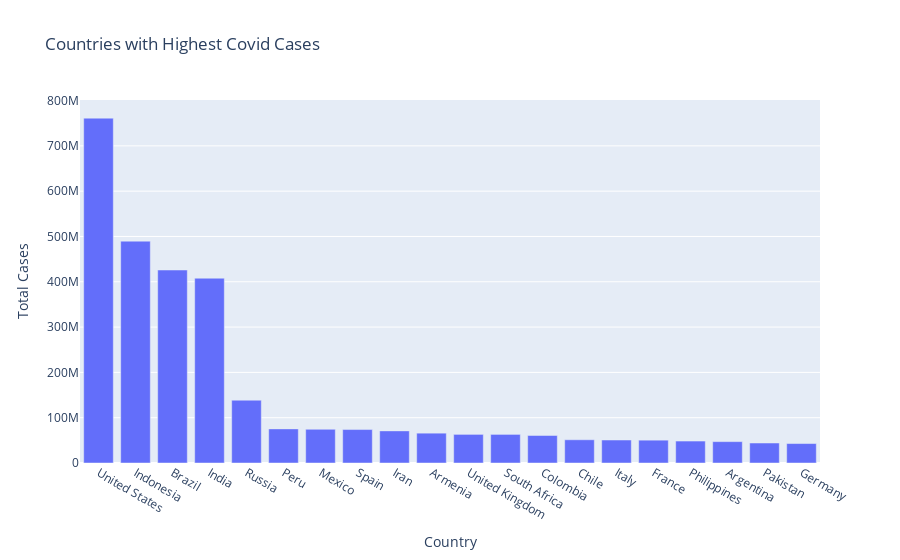

Notebook source saved alongside this figure:
### Markdown cell above
# Data Visualization

## Analyzing the Spread of Covid-19

Let's start by analyzing the spread of covid-19 in all the countries with the highest number of covid-19 cases.
First let's have a look at the countries with the highest number of covid-19 cases.

### Code cell
figure = px.bar(info, y = 'Total Cases', x = 'Country', title = 'Countries with Highest Covid Cases' )
figure.show()

### Figure 1 — Plotly figure (JSON) as saved in the notebook; plotly's stock layout.template omitted (floating-point values rounded to 4 significant figures)
{"data": [{"alignmentgroup": "True", "hovertemplate": "Country=%{x}<br>Total Cases=%{y}<extra></extra>", "legendgroup": "", "marker": {"color": "#636efa", "pattern": {"shape": ""}}, "name": "", "offsetgroup": "", "orientation": "v", "showlegend": false, "textposition": "auto", "type": "bar", "x": ["United States", "Indonesia", "Brazil", "India", "Russia", "Peru", "Mexico", "Spain", "Iran", "Armenia", "United Kingdom", "South Africa", "Colombia", "Chile", "Italy", "France", "Philippines", "Argentina", "Pakistan", "Germany"], "xaxis": "x", "y": [761184687, 489687127, 426003311, 407893299, 138661367, 75320488, 74353246, 73808620, 70877101, 65844325, 63174296, 63135859, 60725640, 51268034, 50752853, 50419935, 48470198, 47157884, 44115377, 42937034], "yaxis": "y"}], "layout": {"barmode": "relative", "legend": {"tracegroupgap": 0}, "title": {"text": "Countries with Highest Covid Cases"}, "xaxis": {"anchor": "y", "domain": [0, 1], "title": {"text": "Country"}}, "yaxis": {"anchor": "x", "domain": [0, 1], "title": {"text": "Total Cases"}}}}
